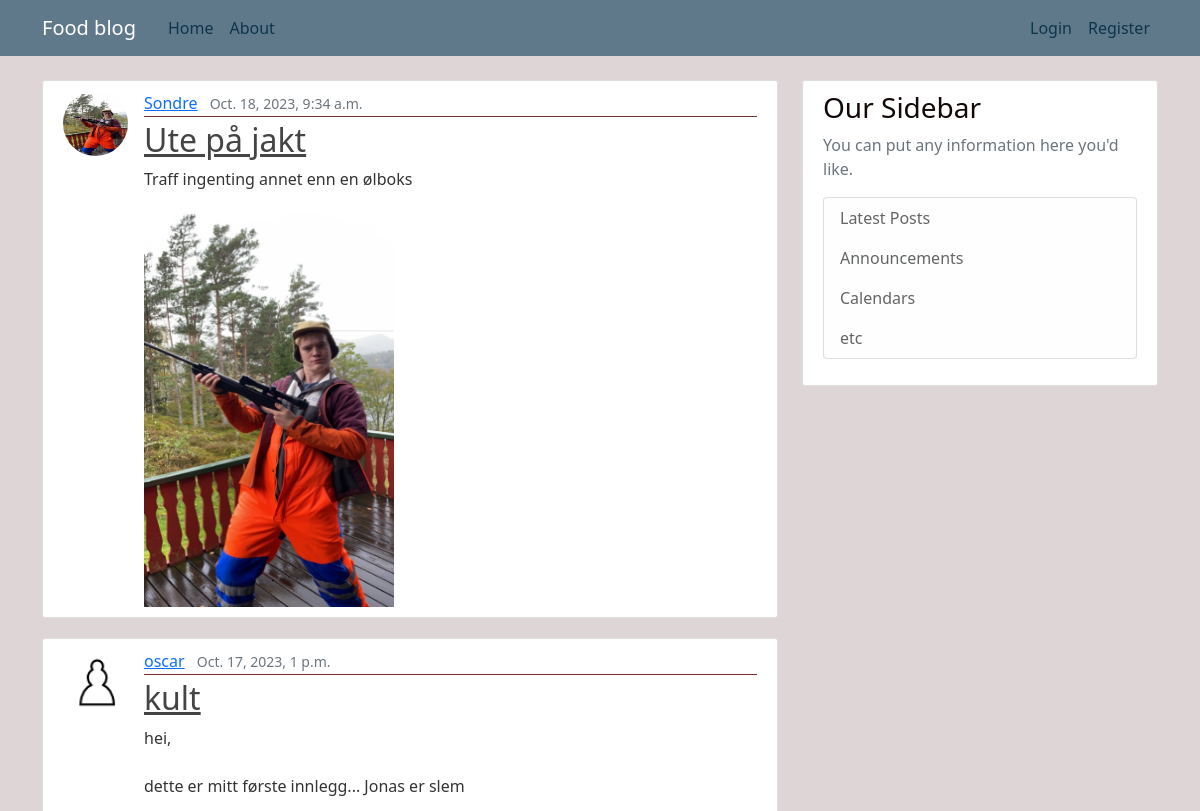
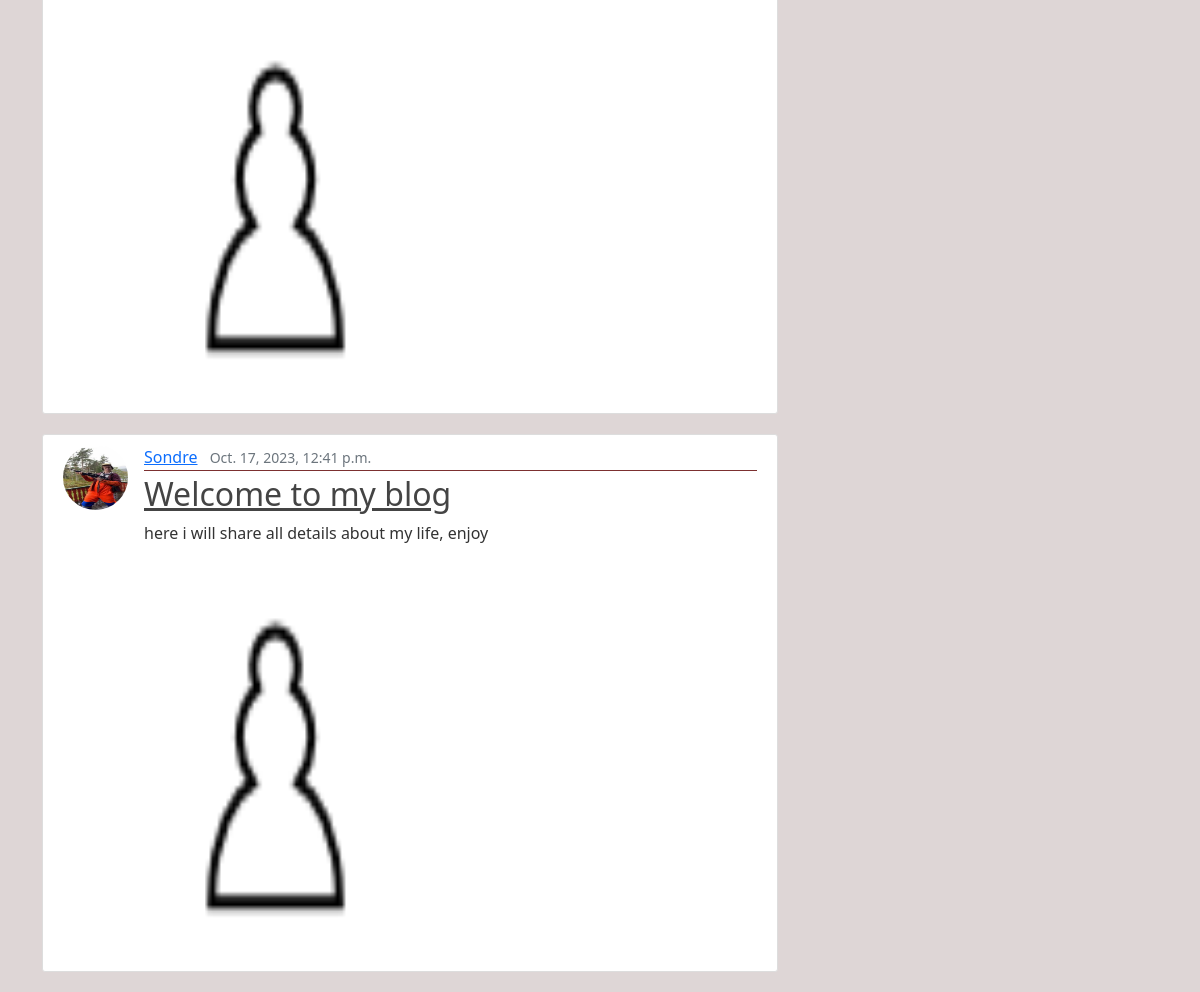
/, run on an earlier commit of the app's database (2 pictures, top to bottom).
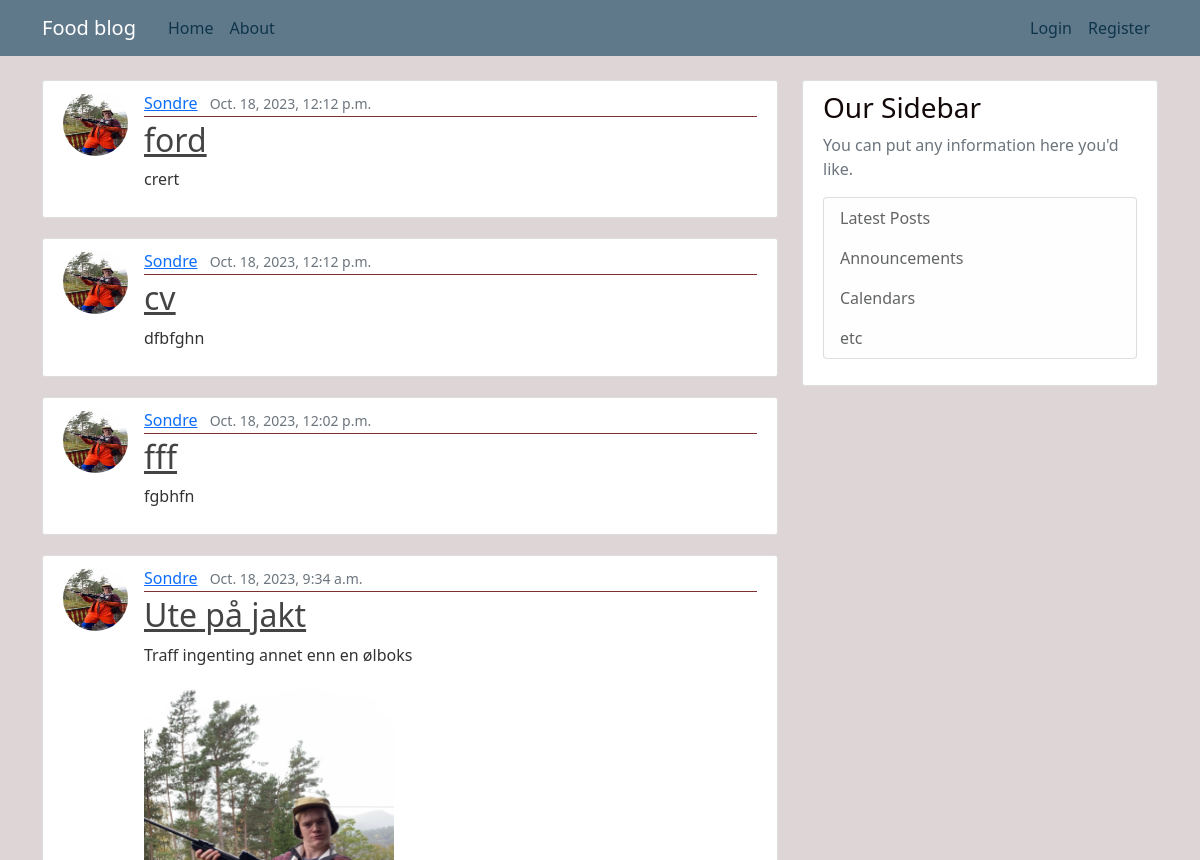
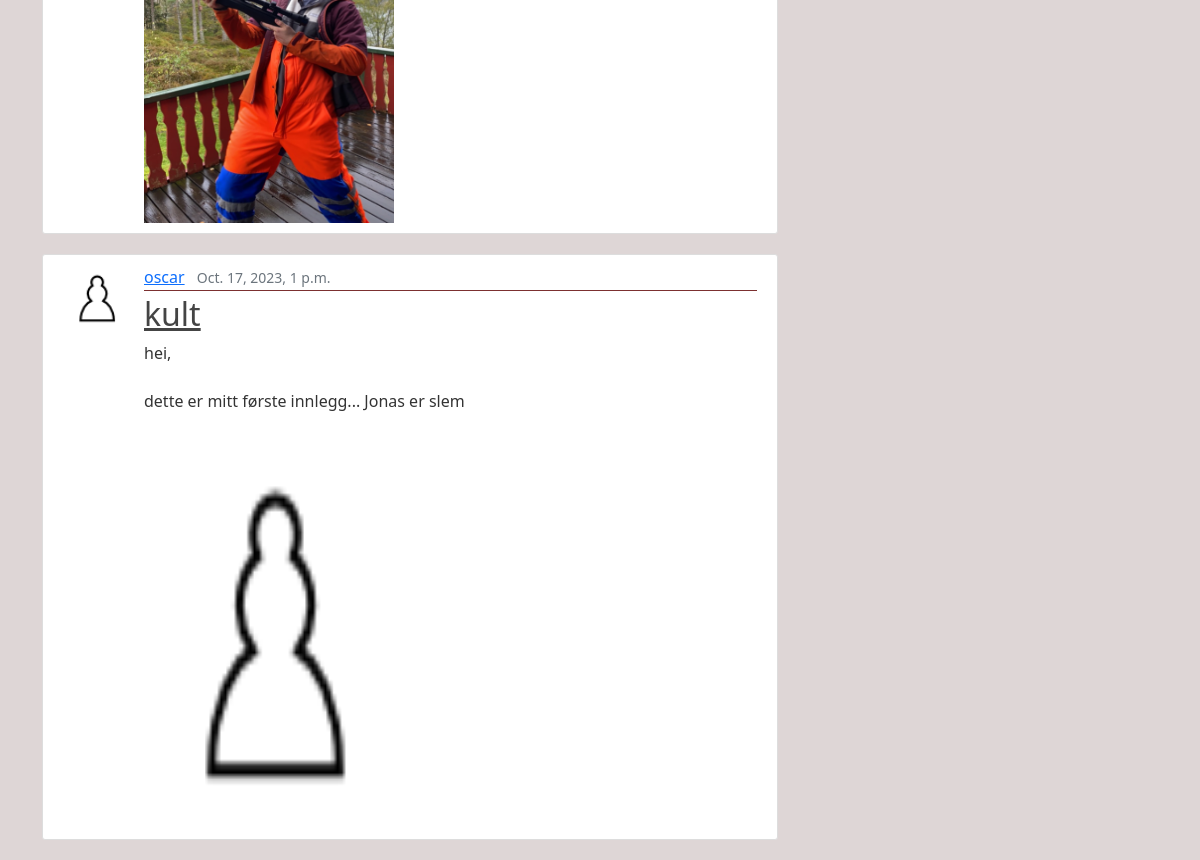
And on a later commit of the database (2 pictures, top to bottom).
### blog/models.py (models this page shows, shortened)
class Post(models.Model):
    title=models.CharField(max_length=100)
    content=models.TextField()
    picture=models.ImageField(upload_to='post_pics',blank=True)
    created_at=models.DateTimeField(default=timezone.now)
    author=models.ForeignKey(User,on_delete=models.CASCADE)

### users/models.py (models this page shows, shortened)
class Profile(models.Model):
    user=models.OneToOneField(User,on_delete=models.CASCADE)
    image=models.ImageField(default='default.jpg',upload_to='profile_pics')

### blog/views.py (the view)
# urls.py: path('',PostListView.as_view(), name="blog-home"),
class PostListView(ListView):
    model=Post
    template_name="blog/home.html"
    context_object_name='posts'
    ordering=['-created_at']
    picture=['picture']
    paginate_by=5

### blog/templates/blog/home.html
{%extends "blog/base.html"%}
{%block content%}
    {%for post in posts%}
        <article class="media content-section">
            <img class="rounded-circle article-img " src="{{ post.author.profile.image.url }}">
            <div class="media-body">
            <div class="article-metadata">
                <a class="mr-2" href="#">{{ post.author }}</a>
                <small class="text-muted">{{ post.created_at }}</small>
            </div>
            <h2><a class="article-title" href="{% url 'post-detail' post.id %}">{{ post.title }}</a></h2>
            <p class="article-content">{{ post.content }}</p>
            {%if post.picture %}
                <img height="400" width="250" src="{{ post.picture.url }}">
            {%endif%}
            </div>
        </article>
    {%endfor%}
{%endblock content%}

What changed in the data, as far as the page shows it:
removed Post: author.profile.image (picture), author "Sondre", created_at "Oct. 17, 2023, 12:41 p.m.", title "Welcome to my blog", content "here i will share all details about my life, enjoy", picture (placeholder picture)
added Post: author.profile.image (picture), author "Sondre", created_at "Oct. 18, 2023, 12:12 p.m.", title "ford", content "crert"
added Post: author.profile.image (picture), author "Sondre", created_at "Oct. 18, 2023, 12:12 p.m.", title "cv", content "dfbfghn"
added Post: author.profile.image (picture), author "Sondre", created_at "Oct. 18, 2023, 12:02 p.m.", title "fff", content "fgbhfn"
